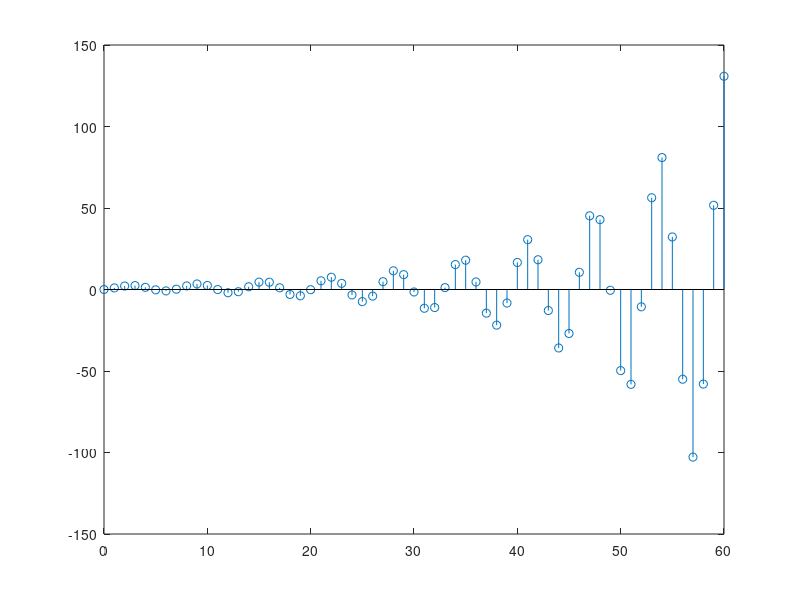

This chart was generated by the following MATLAB code:
%{
Técnicas de Control - Curso 2022/23
 UD1- Ejercicio 4 
Fuyutsuky
%}

%***************Definición e inicialización de variables:****************

a1=0; 
a2=0;
b=0;
ts=0.01 %Tiempo de muestreo
den=[1 -a1 -a2] %Denominador de FDT
num=[b]    %Numerador de FDT
phi=[1.2 -0.7 0.17;1.2 -0.45 0.25;1.2 -0.72 0.52;1.2 -1 0.8;1.2 -1.17 0.97] %Matriz de coeficientes
H= tf([1],[1 0],ts) %definimos una funcion realimentacion unitaria

%Recorremos la matriz de coeficientes phi y creamos las diferentes
%funciones de transferencia, ejecutando despues la prueba con entrada
%escalon e imprimiendo la gráfica asi como lugar de las raices
for i=1:5
    a1=phi(i,1)
    a2=phi(i,2)
    b=phi(i,3)
    den=[1 -a1 -a2]
    num=[b 0]
    Z=tf(num,den,ts)
    polos = pole(Z)
    modulo = abs(polos)
    %***************Ânalisis de respuesta escalon**************
    y =step(Z)
    n=length(y);
    k=0:1:n-1;
    stem(k,y);    
    fprintf("Mostrando respuesta escalón en i=%d:,Pulse una tecla para continuar",i)
    pause
end